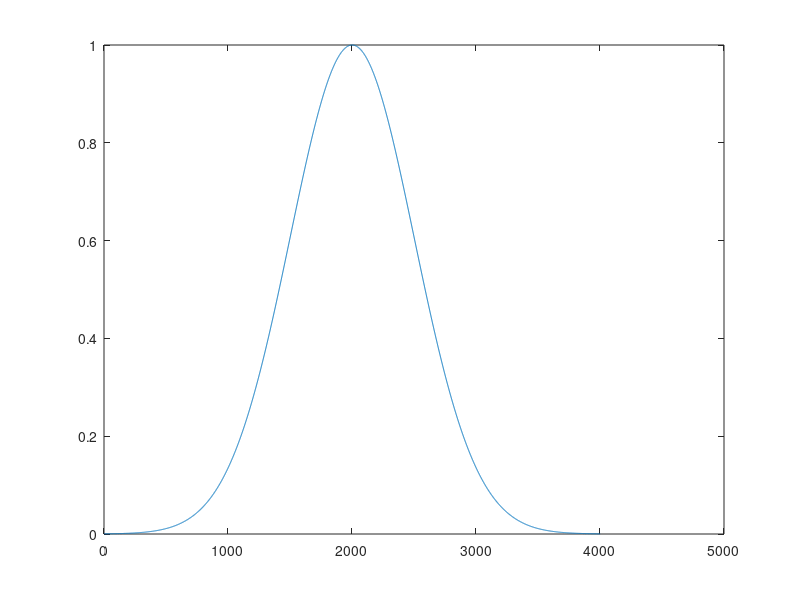

MATLAB code to generate this figure: (Note: this script raises an error after producing the figure.)
%inputs x and y
x = [-2:0.001:2];
y = [-2:0.001:2];

%inputs x and y in one matrix
X = [x' y'];

%true_output
true_out = exp(-x.^2 - y.^2)';

figure;
plot(true_out);

%number of layers
input  = 2;
hidden = 10;
true_output = 1;

%weights
weights1 = rand(hidden, input + 1);
weights2 = rand(true_output, hidden + 1);

weights = [weights1(:) ; weights2(:)];

%feed forward

for i = 1:500

weights1 = reshape(weights(1:hidden * (input + 1)), hidden, (input + 1));

weights2 = reshape(weights((1 + (hidden * (input + 1))):end), true_output, (hidden + 1));

m = size(X, 1);

cost = 0;
predictions1_grad = zeros(size(weights1));
predictions2_grad = zeros(size(weights2));

%each weight multiplied by input
act1 = [ones(m, 1) X];
val2 = act1 * weights1';
act2 = [ones(size(val2, 1), 1) sigmoid(val2)];
val3 = act2 * weights2';
prediction = sigmoid(val3);

sqrErr = (prediction - true_out).^2;

cost = 1 / (2*m) * sum(sqrErr); % the error function

%back propagation
error3 = prediction - true_out;
error2 = (error3 * weights2 .* sigmoidGradient([ones(size(val2, 1), 1) val2]));
error2=error2(:, 2:end);

grad1 = error2' * act1;
grad2 = error3' * act2;

predictions1_grad = grad1 ./ m;
predictions2_grad = grad2 ./ m ;

grad = [predictions1_grad(:) ; predictions2_grad(:)];

weights = weights - 3 .* grad;

end

m = size(X, 1);

act1 = [ones(m, 1) X];
val2 = act1 * weights1';
act2 = [ones(size(val2, 1), 1) sigmoid(val2)];
val3 = act2 * weights2';
prediction = sigmoid(val3);

figure2; plot(prediction);
